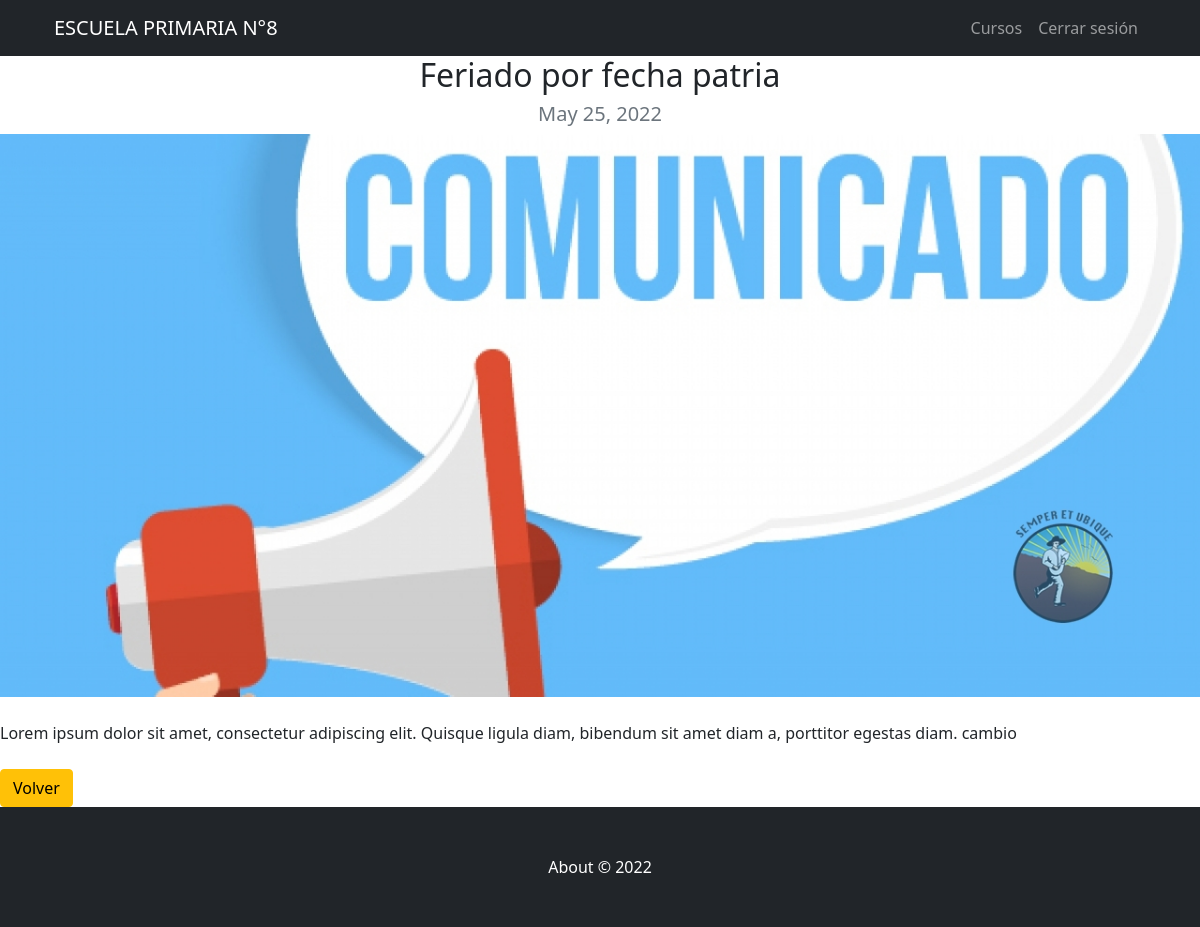
Screenshot of /Blog/post/2 (signed in) with the database file from the repository.
### Blog/models.py (models this page shows)
class Post(models.Model):
    title = models.CharField(max_length=100)
    description = models.TextField()
    image = models.ImageField(upload_to='blog/images')
    date = models.DateField(datetime.date.today)

### Blog/views.py (the view)
# urls.py: path('post/<int:post_id>', views.post_detail, name='post_detail'),
def post_detail(request, post_id):
    post = Post.objects.get(id=post_id)
    return render(request, 'post_detail.html', {'post': post})

### Blog/templates/post_detail.html
{% extends 'AppZero/padre.html' %}
{% load static %}
{% block contenidoAdicional %}
<div>
    <h2 class="text-center" >{{post.title}}</h2>
    <h3 class="text-center my-2 h5 text-muted">{{post.date}}</h3>
    <div class="text-center">
        <img src="{{post.image.url}}" alt="{{project.title}}" class="img-fluid">
    </div>
    <div class="text-left my-4">
        <p>{{post.description|safe}}</p>
    </div>
</div>
<a class="btn btn-warning" href="{% url 'Inicio' %}">Volver</a>
{% endblock %}

### rows the page displays
Post: title "Feriado por fecha patria", date "May 25, 2022", image (picture), description "Lorem ipsum dolor sit amet, consectetur adipiscing elit. Quisque ligula diam, bibendum sit amet diam a, porttitor egestas diam. cambio"
